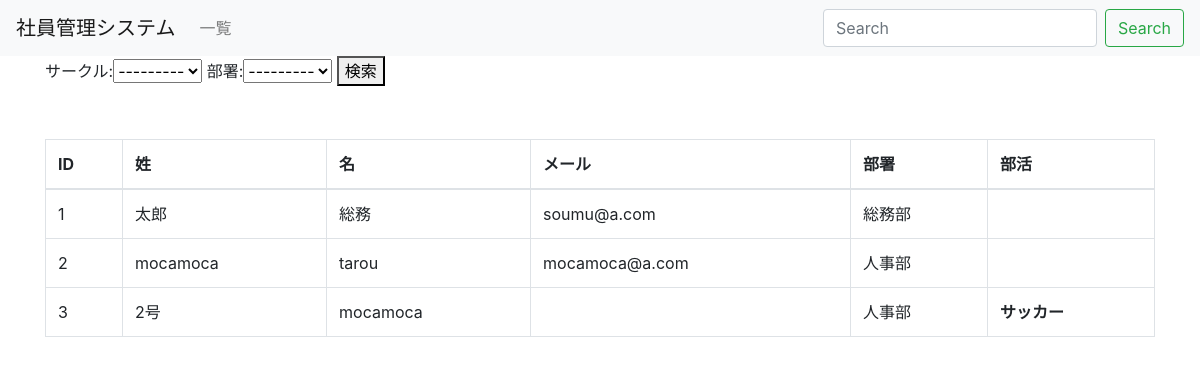
Before: / with the older database file.
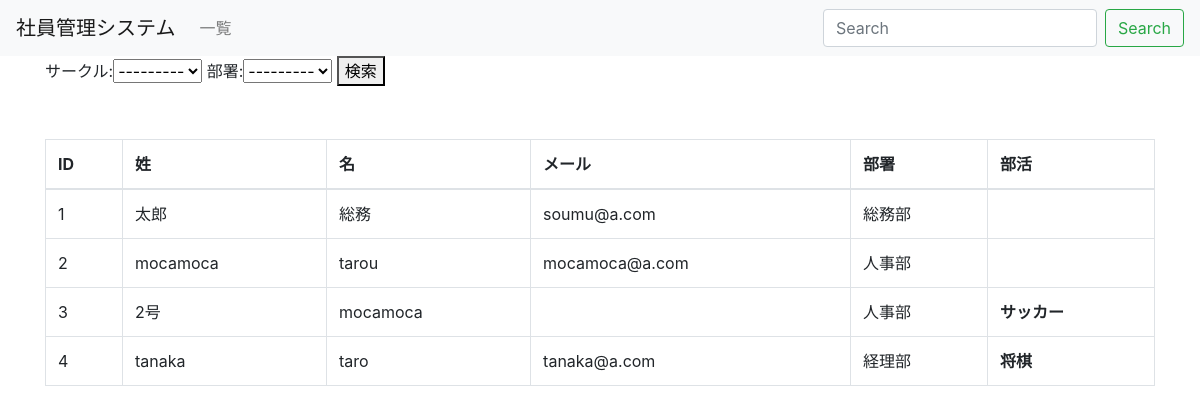
After: the same page with the newer database file.
### employee/models.py (models this page shows, shortened)
class Employee(models.Model):
    first_name = models.CharField('名', max_length=20)
    last_name = models.CharField('姓', max_length=20)
    email = models.EmailField('メールアドレス', blank=True)
    department = models.ForeignKey(
        Department, verbose_name='部署', on_delete=models.PROTECT,
    )
    club = models.ManyToManyField(
        Club, verbose_name='部活'
    )
    created_at = models.DateTimeField('日付', default=timezone.now)

class Department(models.Model):
    name = models.CharField('部署名', max_length=20)
    created_at = models.DateTimeField('日付', default=timezone.now)
    def __str__(self):
        return self.name

class Club(models.Model):
    name = models.CharField('部活名', max_length=20)
    created_at = models.DateTimeField('日付', default=timezone.now)
    def __str__(self):
        return self.name

### employee/views.py (the view)
# urls.py: path('', views.IndexView.as_view(), name='index')
class IndexView(generic.ListView):
    model = Employee
    def get_context_data(self):
        context = super().get_context_data()
        context['form'] = SearchForm(self.request.GET) # 元の辞書にformを追加 カッコ内に何もなくても問題なし
        return context
    def get_queryset(self):
        form = SearchForm(self.request.GET)
        form.is_valid() # これをしないと、cleaned_dataができない！！
        queryset = super().get_queryset()
        department = form.cleaned_data['department']
        if department:
            queryset = queryset.filter(department=department)
        club = form.cleaned_data['club']
        if club:
            queryset = queryset.filter(club=club)
        return queryset

### employee/forms.py
class SearchForm(forms.Form):
    club = forms.ModelChoiceField(
        queryset = Club.objects, label='サークル', required=False)
    department = forms.ModelChoiceField(
        queryset = Department.objects, label='部署', required=False)

### employee/templates/employee/employee_list.html
{% extends 'employee/base.html' %}
{% block content %}
<form action="" method="GET">
    {{ form }}
    <button type="submit">検索</button>
</form>
<table class="table table-bordered mt-5">
    <thead>
        <tr>
            <th>ID</th>
            <th>姓</th>
            <th>名</th>
            <th>メール</th>
            <th>部署</th>
            <th>部活</th>
        </tr>
    </thead>
    <tbody>
        {% for employee in employee_list %}
        <tr>
            <td>{{ employee.pk }}</td>
            <td>{{ employee.last_name }}</td>
            <td>{{ employee.first_name }}</td>
            <td>{{ employee.email }}</td>
            <td>{{ employee.department }}</td>
            <th>{% for club in employee.club.all %}{{ club }}{% endfor %}</th>
        </tr>
        {% endfor %}
    </tbody>
</table>
{% endblock %}

Changed rows visible on the page:
added Employee: pk "4", last_name "tanaka", first_name "taro", email "tanaka@a.com", department "経理部"
now on this page (row unchanged): Club: name "将棋", shown under "4"
